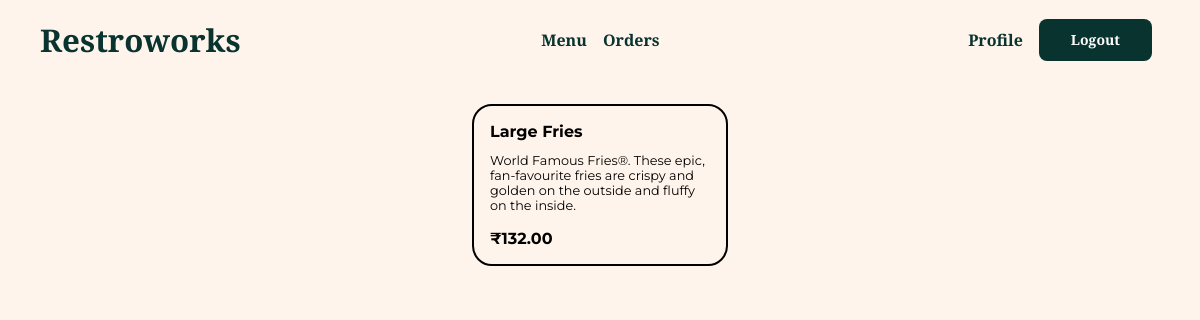
The page /menu/view/7/ (signed in) on the database its author committed.
### menu/models.py (models this page shows, shortened)
class MenuItem(models.Model):
    name = models.CharField(max_length=100)
    description = models.TextField(max_length=500, default="Description")
    image = models.ImageField(
        upload_to="menu/menu_items/",
        validators=[validate_image],
        help_text="Please upload an image with equal height and width.",
        null=True,
        blank=True,
    )
    rating = models.FloatField(default=0.0, blank=True)
    price = models.DecimalField(max_digits=10, decimal_places=2)
    created_at = models.DateTimeField(auto_now_add=True)
    updated_at = models.DateTimeField(auto_now=True)  # to track item changes

### menu/views.py (the view)
class MenuItemDetailView(DetailView):
    model = MenuItem
    template_name = "menuitem.html"
    context_object_name = "menu_item"

### menu/templates/menuitem.html (shortened to what this page needs)
{% extends "base.html" %}
{% load static %}
{% block content %}
<div class="grid-content">
    <div class="product-card">
        <div class="product-title"><strong>{{ menu_item.name }}</strong></div>
        <div class="product-desc"><small>{{ menu_item.description }}</small></div>
        <div class="product-price"><strong>₹{{ menu_item.price }}</strong></div>
    </div>
</div>
{% endblock content %}

### static/css/styles.css (style rules this page uses)
* { margin: 0; padding: 0; box-sizing: border-box; }
:root { --text: #09332e; --background: #fff4eb; --primary: #09332e; --secondary: #331702; --accent: #167a6d; }
body { font-family: "Montserrat"; font-weight: 400; background-color: var(--background); }
html { font-size: 100%; }
small { font-size: 0.8rem; }
.grid-content { display: flex; flex-wrap: wrap; }
.product-card { border: 2px solid black; width: 16rem; border-radius: 1.25rem; align-items: center; margin: 0.5rem; padding: 1rem; }
.product-title { margin-bottom: 0.75rem; }
.product-desc { margin-bottom: 1rem; display: flex; }

### rows shown on the page
MenuItem: name "Large Fries", description "World Famous Fries®. These epic, fan-favourite fries are crispy and golden on the outside and fluffy on the inside.", price "132.00"

### other values the page prints
{{ title }} "Restroworks"
{{ button_text }} "Logout"
